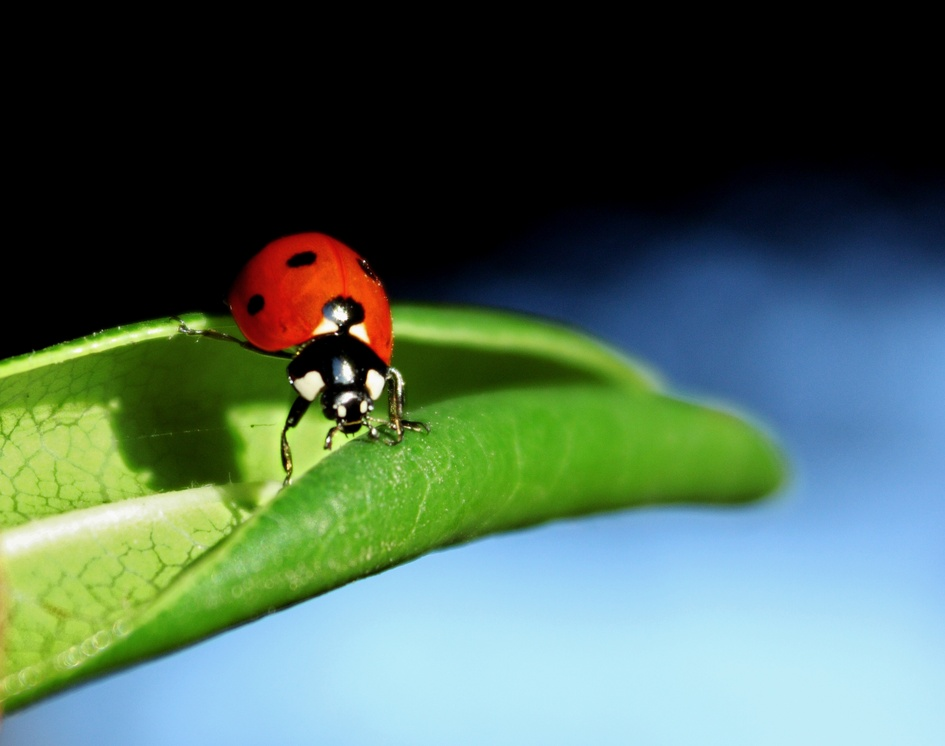
#> input picture misc/ladybug.jpg, 945 x 746 px, shrunk from 2010 x 1587 before the run
$ python image_demo.py
#> lines starting #> are read from the running program, lines starting #| are printed output that depends on the picture
from PIL import Image, ImageEnhance, ImageFilter

img = Image.open('ladybug.jpg')
#> img is the input picture: PIL image 945x746 RGB; mean R, G, B 77.8, 103.7, 88.9
# [5 lines of commented-out code are left out]


rgb2xyz = (
    0.412453, 0.357580, 0.180423, 0,
    0.212671, 0.715160, 0.072169, 0,
    0.019334, 0.119193, 0.950227, 0
)

img.convert("RGB", rgb2xyz).show()
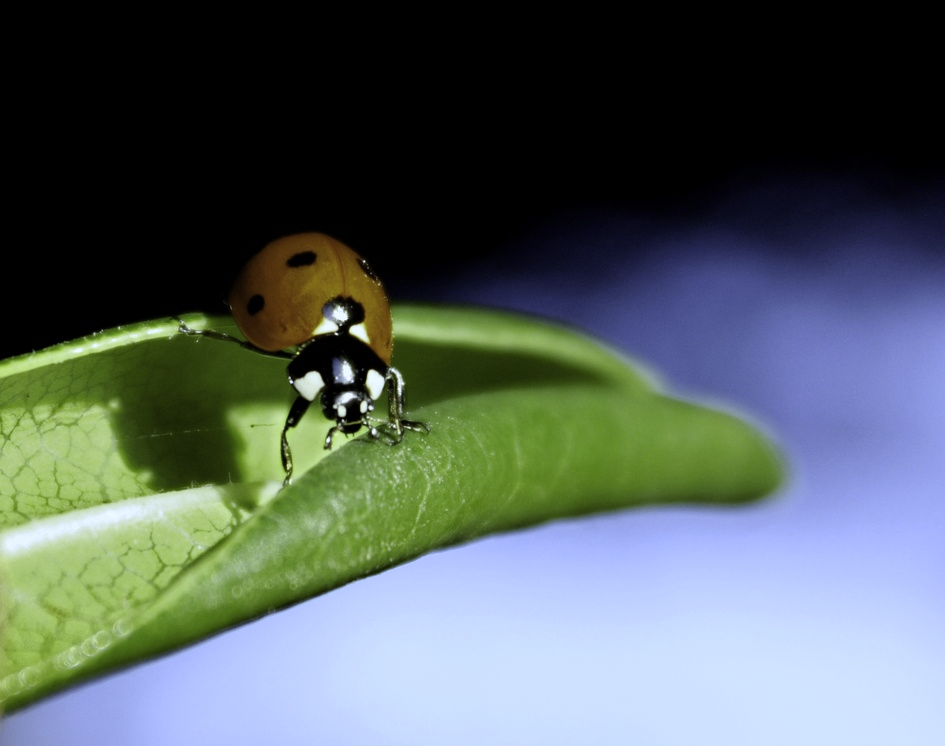
#> shown: PIL image 945x746 RGB; mean R, G, B 85.2, 97.1, 96.4


# [23 lines of commented-out code are left out]

$ run again, with misc/natarlie.jpg copied over misc/ladybug.jpg
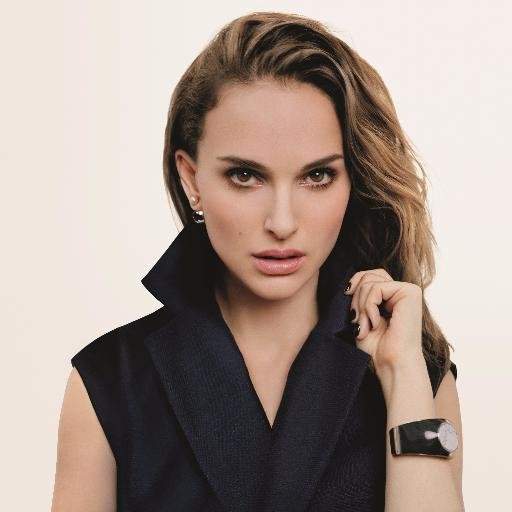
#> input picture misc/natarlie.jpg, 512 x 512 px
#> img is the input picture: PIL image 512x512 RGB; mean R, G, B 166.6, 151, 142.5
#> `img.convert("RGB", rgb2xyz).show()`:
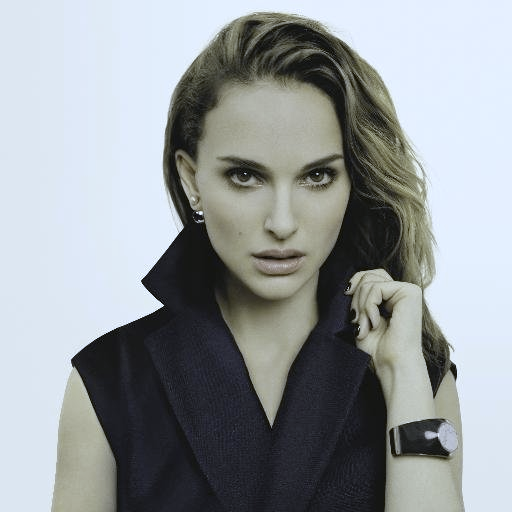
#> shown: PIL image 512x512 RGB; mean R, G, B 148.4, 153.7, 156.4

$ run again, with misc/test.jpg copied over misc/ladybug.jpg
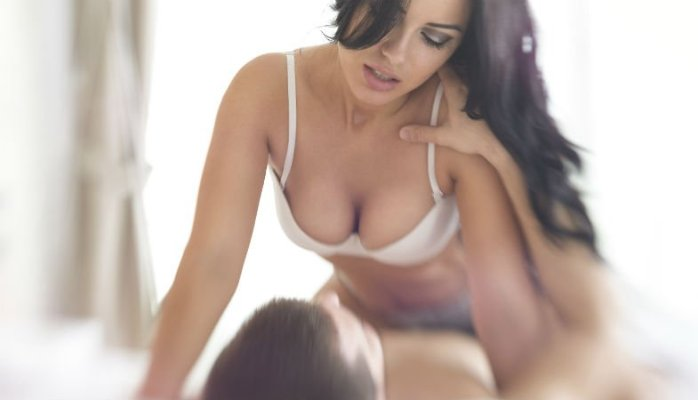
#> input picture misc/test.jpg, 698 x 400 px
#> img is the input picture: PIL image 698x400 RGB; mean R, G, B 196.2, 180.7, 172.9
#> `img.convert("RGB", rgb2xyz).show()`:
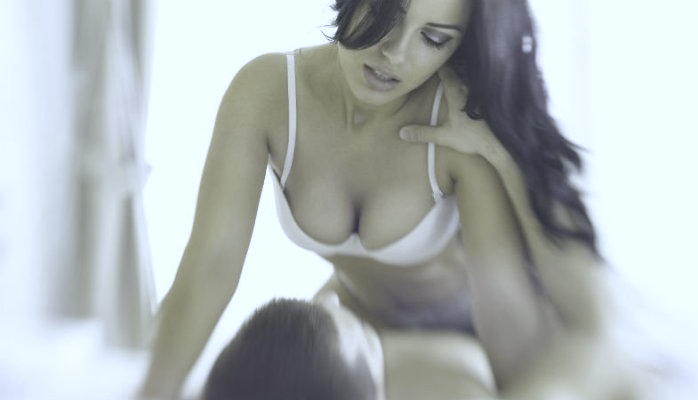
#> shown: PIL image 698x400 RGB; mean R, G, B 176.7, 183.4, 183.8
